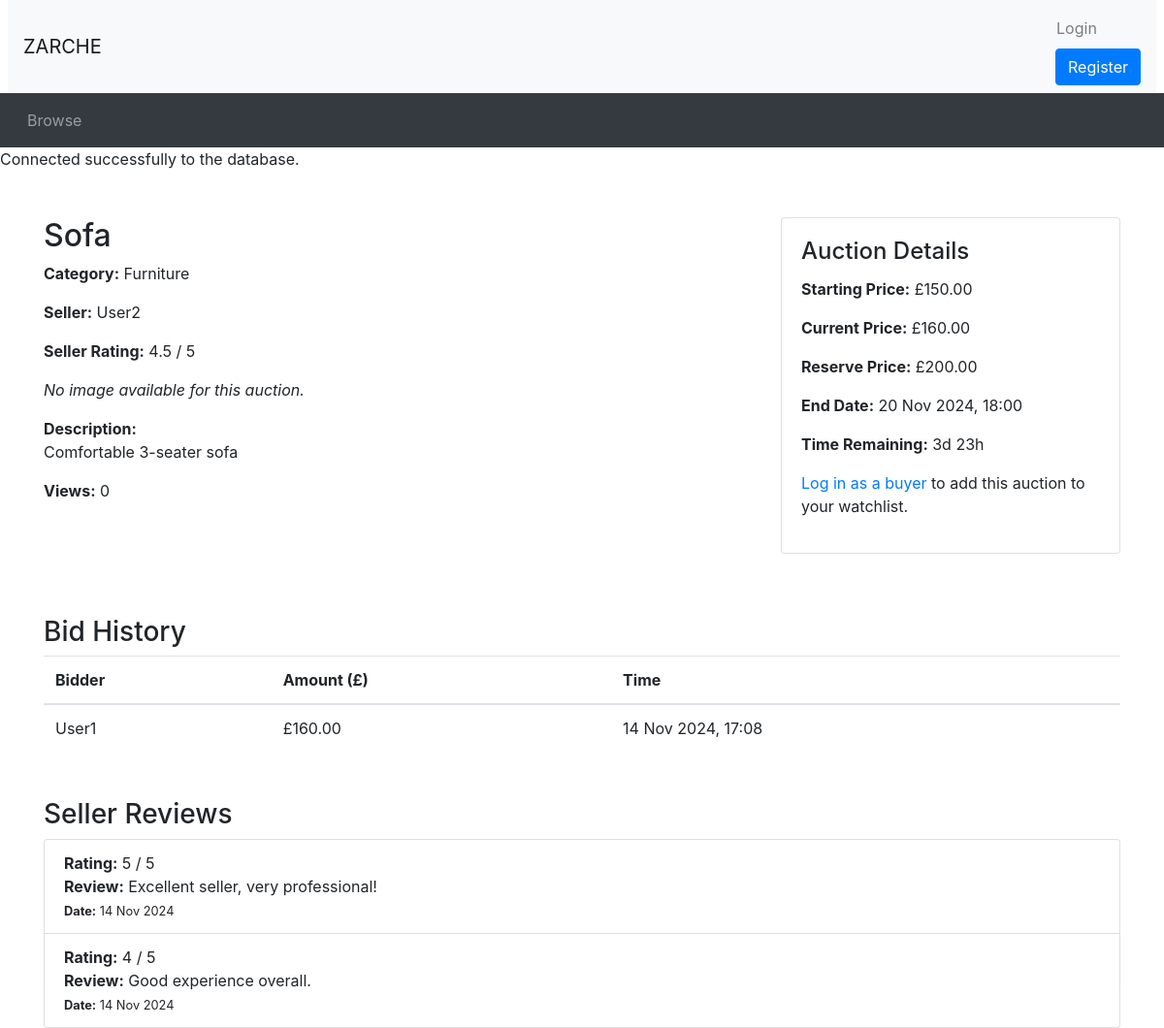
The page /auction_details.php?auctionID=2 on the database as committed earlier.
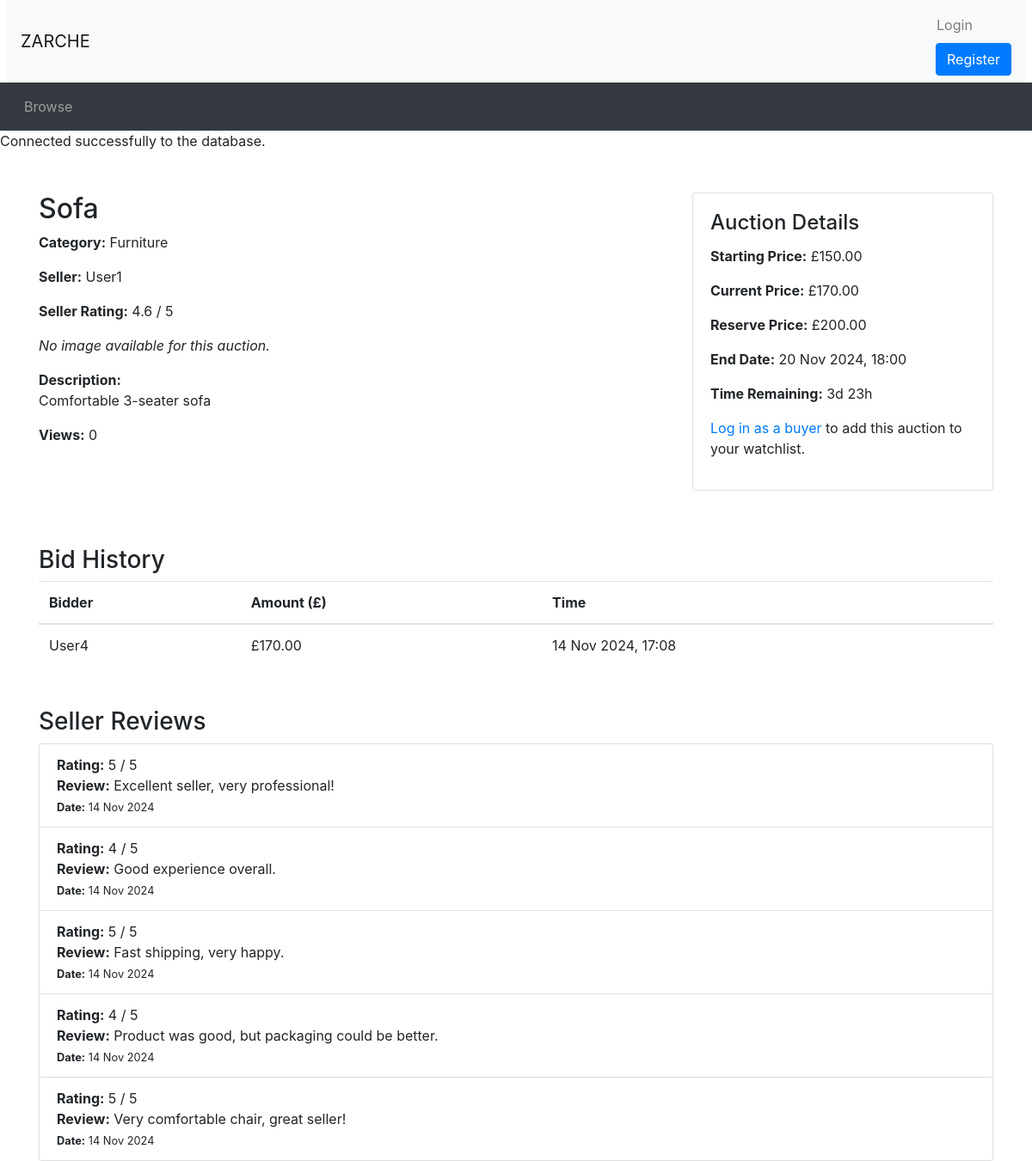
The same page on the database as committed later.
### tables this page shows
CREATE TABLE `Auction` (
  `AuctionID` INT AUTO_INCREMENT PRIMARY KEY,
  `UserID` INT,
  `ItemName` VARCHAR(255) NOT NULL,
  `Description` VARCHAR(255) NOT NULL,
  `CategoryID` INT,
  `ReservePrice` DECIMAL(10, 2),
  `StartPrice` DECIMAL(10, 2),
  `EndDate` DATETIME,
  `Views` INT DEFAULT 0,
  `Image` VARCHAR(255),
  FOREIGN KEY (`UserID`) REFERENCES `Users`(`UserID`) ON DELETE CASCADE,
  FOREIGN KEY (`CategoryID`) REFERENCES `Category`(`CategoryID`) ON DELETE CASCADE
);

CREATE TABLE `Users` (
  `UserID` INT AUTO_INCREMENT PRIMARY KEY,
  `Username` VARCHAR(255) NOT NULL,
  `Email` VARCHAR(255) NOT NULL,
  `Password` VARCHAR(255) NOT NULL,
  `Role` ENUM('buyer', 'seller', 'admin') NOT NULL,
  `blacklisted` BOOLEAN NOT NULL DEFAULT 0
);

CREATE TABLE `Bid` (
  `BidID` INT AUTO_INCREMENT PRIMARY KEY,
  `AuctionID` INT,
  `UserID` INT,
  `BidAmount` DECIMAL(10, 2),
  `BidTime` TIMESTAMP DEFAULT CURRENT_TIMESTAMP,
  FOREIGN KEY (`AuctionID`) REFERENCES `Auction`(`AuctionID`) ON DELETE CASCADE,
  FOREIGN KEY (`UserID`) REFERENCES `Users`(`UserID`) ON DELETE CASCADE
);

CREATE TABLE `SellerReviews` (
  `ReviewID` INT AUTO_INCREMENT PRIMARY KEY,
  `AuctionID` INT NOT NULL,
  `BuyerID` INT NOT NULL,
  `SellerID` INT NOT NULL,
  `Rating` INT CHECK (`Rating` BETWEEN 1 AND 5),
  `ReviewText` TEXT,
  `ReviewDate` TIMESTAMP DEFAULT CURRENT_TIMESTAMP,
  FOREIGN KEY (`AuctionID`) REFERENCES `Auction`(`AuctionID`) ON DELETE CASCADE,
  FOREIGN KEY (`BuyerID`) REFERENCES `Users`(`UserID`) ON DELETE CASCADE,
  FOREIGN KEY (`SellerID`) REFERENCES `Users`(`UserID`) ON DELETE CASCADE
);

CREATE TABLE `Category` (
  `CategoryID` INT AUTO_INCREMENT PRIMARY KEY,
  `CategoryName` VARCHAR(255) NOT NULL
);

### utilities.php (called while the page is built, shortened)
<?php
function display_time_remaining($interval) {
    if ($interval->days == 0 && $interval->h == 0) {
      $time_remaining = $interval->format('%im %Ss');
    }
    else if ($interval->days == 0) {
      $time_remaining = $interval->format('%hh %im');
    }
    else {
      $time_remaining = $interval->format('%ad %hh');
    }
  return $time_remaining;
}
?>

### auction_details.php (the view, shortened to what the changed rows need)
<?php
include_once("header.php");
include_once("utilities.php");
$auctionID = $_GET['auctionID'];
$sql = "SELECT a.ItemName, a.Description, a.StartPrice, a.ReservePrice, a.EndDate, a.Image,
               u.UserName AS SellerName, u.UserID AS SellerID, c.CategoryName, a.Views
        FROM Auction a
        JOIN Users u ON a.UserID = u.UserID
        JOIN Category c ON a.CategoryID = c.CategoryID
        WHERE a.AuctionID = ?";
$stmt = $conn->prepare($sql);
$stmt->bind_param("i", $auctionID);
$stmt->execute();
$result = $stmt->get_result();
if ($result->num_rows === 0) {
    echo "<div class='container mt-5'><p>Auction not found.</p></div>";
} else {
    $auction = $result->fetch_assoc();
    $bidQuery = "SELECT BidAmount, UserID FROM Bid WHERE AuctionID = ? ORDER BY BidAmount DESC LIMIT 1";
    $bidStmt = $conn->prepare($bidQuery);
    $bidStmt->bind_param("i", $auctionID);
    $bidStmt->execute();
    $bidResult = $bidStmt->get_result();
    $currentPrice = $auction['StartPrice'];
    if ($bidResult->num_rows > 0) {
        $bidData = $bidResult->fetch_assoc();
        $currentPrice = $bidData['BidAmount'];
    }
    $now = new DateTime();
    $endDate = new DateTime($auction['EndDate']);
    $timeRemaining = $now < $endDate ? $endDate->diff($now) : null;
    $sellerID = $auction['SellerID'];
    $avgRatingQuery = "SELECT AVG(Rating) AS AvgRating FROM SellerReviews WHERE SellerID = ?";
    $avgRatingStmt = $conn->prepare($avgRatingQuery);
    $avgRatingStmt->bind_param("i", $sellerID);
    $avgRatingStmt->execute();
    $avgRatingResult = $avgRatingStmt->get_result();
    $avgRatingData = $avgRatingResult->fetch_assoc();
    $avgRating = $avgRatingData['AvgRating'] ?? 0;
    echo "<div class='container mt-5'>";
    echo "<div class='row'>";
    echo "<div class='col-md-8'>";
    echo "<h2>" . htmlspecialchars($auction['ItemName']) . "</h2>";
    echo "<p><strong>Category:</strong> " . htmlspecialchars($auction['CategoryName']) . "</p>";
    echo "<p><strong>Seller:</strong> " . htmlspecialchars($auction['SellerName']) . "</p>";
    echo "<p><strong>Seller Rating:</strong> " . ($avgRating ? number_format($avgRating, 1) . " / 5" : "No reviews yet") . "</p>";
    if (!empty($auction['Image'])) {
        echo "<img src='" . htmlspecialchars($auction['Image']) . "' alt='Auction Image' class='img-fluid mb-3' />";
    } else {
        echo "<p><em>No image available for this auction.</em></p>";
    }
    echo "<p><strong>Description:</strong><br>" . nl2br(htmlspecialchars($auction['Description'])) . "</p>";
    echo "<p><strong>Views:</strong> " . htmlspecialchars($auction['Views']) . "</p>";
    echo "</div>";
    echo "<div class='col-md-4'>";
    echo "<div class='card mb-3'>";
    echo "<div class='card-body'>";
    echo "<h4 class='card-title'>Auction Details</h4>";
    echo "<p><strong>Starting Price:</strong> £" . number_format($auction['StartPrice'], 2) . "</p>";
    echo "<p><strong>Current Price:</strong> £" . number_format($currentPrice, 2) . "</p>";
    if (!empty($auction['ReservePrice'])) {
        echo "<p><strong>Reserve Price:</strong> £" . number_format($auction['ReservePrice'], 2) . "</p>";
    }
    echo "<p><strong>End Date:</strong> " . htmlspecialchars(date("j M Y, H:i", strtotime($auction['EndDate']))) . "</p>";
    if ($timeRemaining) {
        echo "<p><strong>Time Remaining:</strong> " . display_time_remaining($timeRemaining) . "</p>";
    } else {
        echo "<p class='text-danger'><strong>This auction has ended.</strong></p>";
    }
    if (isset($_SESSION['logged_in']) && $_SESSION['logged_in'] === true && $_SESSION['Role'] === 'buyer') {
        $userID = $_SESSION['UserID'];
        $watchlistQuery = "SELECT * FROM WatchList WHERE AuctionID = ? AND UserID = ?";
        $watchlistStmt = $conn->prepare($watchlistQuery);
        $watchlistStmt->bind_param("ii", $auctionID, $userID);
        $watchlistStmt->execute();
        $watchlistResult = $watchlistStmt->get_result();
        if ($watchlistResult->num_rows > 0) {
            echo "<form method='post' action='remove_from_watchlist.php'>
                    <input type='hidden' name='auctionID' value='$auctionID'>
                    <button type='submit' class='btn btn-secondary btn-block'>Unwatch</button>
                  </form>";
        } else {
            echo "<form method='post' action='add_to_watchlist.php'>
                    <input type='hidden' name='auctionID' value='$auctionID'>
                    <button type='submit' class='btn btn-primary btn-block'>Add to Watchlist</button>
                  </form>";
        }
        $watchlistStmt->close();
    } else {
        echo "<p><a href='login.php'>Log in as a buyer</a> to add this auction to your watchlist.</p>";
    }
    echo "</div>";
    echo "</div>";
    echo "</div>";
    echo "</div>";
    echo "<div class='bid-history mt-5'>";
    echo "<h3>Bid History</h3>";
    $historyQuery = "SELECT b.BidAmount, b.BidTime, u.Username AS BidderName
                     FROM Bid b
                     JOIN Users u ON b.UserID = u.UserID
                     WHERE b.AuctionID = ?
                     ORDER BY b.BidTime DESC";
    $historyStmt = $conn->prepare($historyQuery);
    $historyStmt->bind_param("i", $auctionID);
    $historyStmt->execute();
    $historyResult = $historyStmt->get_result();
    if ($historyResult->num_rows > 0) {
        echo "<table class='table'>";
        echo "<thead><tr><th>Bidder</th><th>Amount (£)</th><th>Time</th></tr></thead>";
        echo "<tbody>";
        while ($bidRow = $historyResult->fetch_assoc()) {
            echo "<tr>";
            echo "<td>" . htmlspecialchars($bidRow['BidderName']) . "</td>";
            echo "<td>£" . number_format($bidRow['BidAmount'], 2) . "</td>";
            echo "<td>" . date("j M Y, H:i", strtotime($bidRow['BidTime'])) . "</td>";
            echo "</tr>";
        }
        echo "</tbody></table>";
    } else {
        echo "<p>No bids yet.</p>";
    }
    echo "</div>";
    echo "<div class='seller-reviews mt-5'>";
    echo "<h3>Seller Reviews</h3>";
    $reviewQuery = "SELECT Rating, ReviewText, ReviewDate FROM SellerReviews WHERE SellerID = ? ORDER BY ReviewDate DESC";
    $reviewStmt = $conn->prepare($reviewQuery);
    $reviewStmt->bind_param("i", $sellerID);
    $reviewStmt->execute();
    $reviewResult = $reviewStmt->get_result();
    if ($reviewResult->num_rows > 0) {
        echo "<ul class='list-group'>";
        while ($review = $reviewResult->fetch_assoc()) {
            echo "<li class='list-group-item'>";
            echo "<strong>Rating:</strong> " . $review['Rating'] . " / 5<br>";
            echo "<strong>Review:</strong> " . htmlspecialchars($review['ReviewText']) . "<br>";
            echo "<small><strong>Date:</strong> " . date("j M Y", strtotime($review['ReviewDate'])) . "</small>";
            echo "</li>";
        }
        echo "</ul>";
    } else {
        echo "<p>No reviews for this seller.</p>";
    }
}
echo "</div>";
include_once("footer.php");
?>

Rows that differ between the two databases and show on the page:
no longer on this page (row edited): bid: BidAmount "160.00", UserID.Username "User1", BidTime "14 Nov 2024, 17:08"
changed through a linked row, auction "Sofa": UserID.Username "User2" → "User1"
added bid: BidAmount "170.00", UserID.Username "User4", BidTime "14 Nov 2024, 17:08"
added sellerreviews: Rating "5", ReviewText "Fast shipping, very happy.", ReviewDate "14 Nov 2024"
added sellerreviews: Rating "4", ReviewText "Product was good, but packaging could be better.", ReviewDate "14 Nov 2024"
added sellerreviews: Rating "5", ReviewText "Very comfortable chair, great seller!", ReviewDate "14 Nov 2024"
Other text that changed with them:
$avgRating: "4.5" → "4.6"
